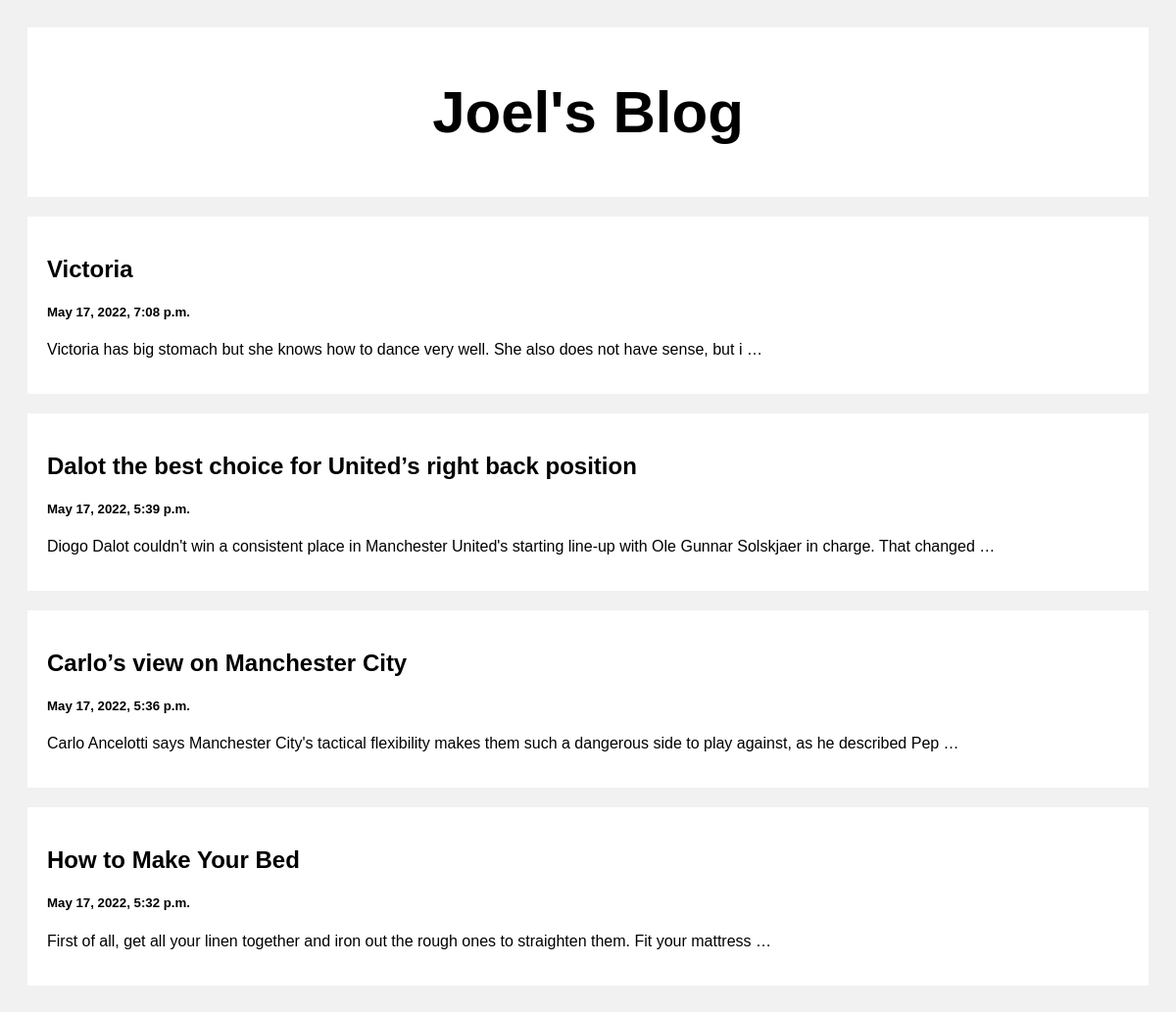
The app's page /in/ with its own data.
### post/models.py (models this page shows)
class Post(models.Model):
    title = models.CharField(max_length=100)
    body = models.CharField(max_length=1000000)
    created_at = models.DateTimeField(default=datetime.now, blank=True)

### post/views.py (the view)
# urls.py: url(r'in/$', views.index, name='index'),
def index(request):
    post = Post.objects.all()
    return render(request, 'index.html', {'post': post})

### templates/index.html (shortened to what this page needs)
{% load static %}
<!DOCTYPE html>
<html>
  <head>
  </head>
  <body>
    <div class="header">
      <h2>Joel's Blog</h2>
    </div>
    <div class="row">
      <div class="leftcolumn">
        {% for post in post reversed %}
        <div class="card">
          <a style="text-decoration: none; color: black;" href="/in/post/{{post.id}}/">
            <h2>{{post.title}}</h2>
            <h5>{{post.created_at}}</h5>
            <p>{{post.body|truncatewords:20}}</p>
          </a>
        </div>
        {% endfor %}
      </div>
    </div>
  </body>
</html>

### templates/index.html (style rules this page uses)
* { box-sizing: border-box; }
body { font-family: Arial; padding: 20px; background: #f1f1f1; }
.header { padding: 2px; font-size: 40px; text-align: center; background: white; }
.leftcolumn { float: left; width: 100%; }
.card { background-color: white; padding: 20px; margin-top: 20px; }
.row:after { content: ""; display: table; clear: both; }

### records on screen
Post: title "Victoria", created_at "May 17, 2022, 7:08 p.m.", body "Victoria has big stomach but she knows how to dance very well. She also does not have sense, but i …"
Post: title "Dalot the best choice for United’s right back position", created_at "May 17, 2022, 5:39 p.m.", body "Diogo Dalot couldn't win a consistent place in Manchester United's starting line-up with Ole Gunnar Solskjaer in charge. That changed …"
Post: title "Carlo’s view on Manchester City", created_at "May 17, 2022, 5:36 p.m.", body "Carlo Ancelotti says Manchester City's tactical flexibility makes them such a dangerous side to play against, as he described Pep …"
Post: title "How to Make Your Bed", created_at "May 17, 2022, 5:32 p.m.", body "First of all, get all your linen together and iron out the rough ones to straighten them. Fit your mattress …"
